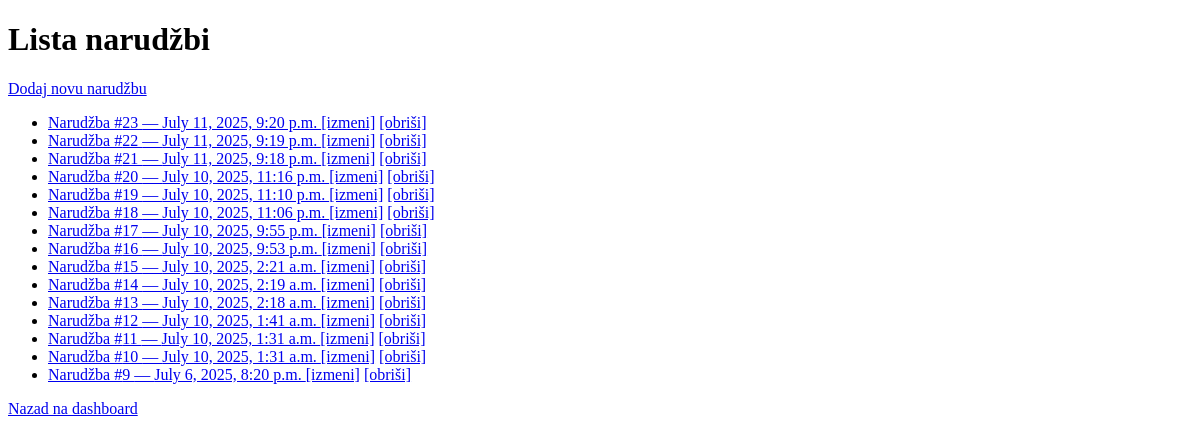
The page /narudzba/ (signed in) on the database as committed earlier.
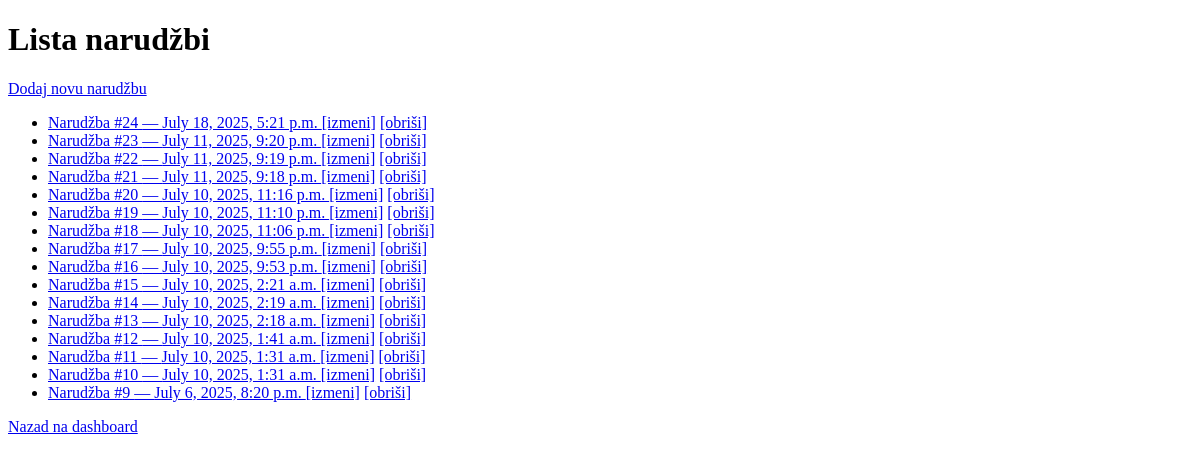
The same page on the database as committed later.
### narudzba/models.py (models this page shows, shortened)
class Narudzba(models.Model):
    konobar = models.ForeignKey(User, on_delete=models.CASCADE, null=True, blank=True)
    sto_broj = models.PositiveIntegerField()
    datum = models.DateTimeField(auto_now_add=True)
    STATUS_CHOICES = [
        ('u_pripremi', 'U pripremi'),
        ('spremna', 'Spremna za posluženje'),
        ('zavrsena', 'Završena'),
        ('placena', 'Plaćena'),
    ]
    status = models.CharField(max_length=20, choices=STATUS_CHOICES, default='u_pripremi')

### narudzba/views.py (the view)
# urls.py: path('', views.narudzba_list, name='narudzba_list'),
@login_required
def narudzba_list(request):
    narudzbe = Narudzba.objects.all().order_by('-datum')
    return render(request, 'narudzba/narudzba_list.html', {'narudzbe': narudzbe})

### narudzba/templates/narudzba/narudzba_list.html (shortened to what this page needs)
<!DOCTYPE html>
<html lang="sr">
<head>
</head>
<body>
    <h1>Lista narudžbi</h1>
    <a href="{% url 'narudzba_create' %}">Dodaj novu narudžbu</a>
    <ul>
        {% for narudzba in narudzbe %}
            <li>
                <a href="{% url 'narudzba_detail' narudzba.id %}">
                    Narudžba #{{ narudzba.id }} — {{ narudzba.datum }}
                </a>
                <a href="{% url 'narudzba_update' narudzba.id %}">[izmeni]</a>
                <a href="{% url 'narudzba_delete' narudzba.id %}">[obriši]</a>
            </li>
        {% empty %}
            <li>Nema nijedne narudžbe.</li>
        {% endfor %}
    </ul>
    <a href="{% url 'dashboard' %}">Nazad na dashboard</a>
</body>
</html>

Rows that differ between the two databases and show on the page:
added Narudzba: id "24", datum "July 18, 2025, 5:21 p.m."
